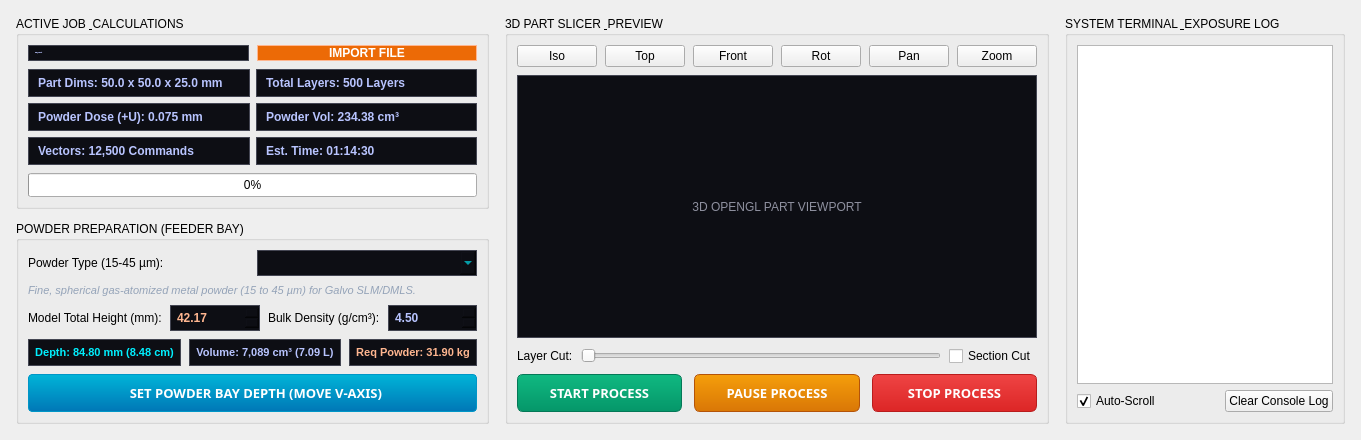
         <widget class="QWidget" name="page_dashboard">
          <layout class="QVBoxLayout" name="dashboardLayout">
           <property name="spacing">
            <number>16</number>
           </property>
           <property name="leftMargin">
            <number>16</number>
           </property>
           <property name="topMargin">
            <number>16</number>
           </property>
           <property name="rightMargin">
            <number>16</number>
           </property>
           <property name="bottomMargin">
            <number>16</number>
           </property>
           <item>
            <widget class="QWidget" name="columnsWidget" native="true">
             <layout class="QHBoxLayout" name="columnsLayout" stretch="3,5,3">
              <property name="spacing">
               <number>16</number>
              </property>
              <property name="leftMargin">
               <number>0</number>
              </property>
              <property name="topMargin">
               <number>0</number>
              </property>
              <property name="rightMargin">
               <number>0</number>
              </property>
              <property name="bottomMargin">
               <number>0</number>
              </property>
              <item>
               <widget class="QWidget" name="col1Widget" native="true">
                <layout class="QVBoxLayout" name="col1Layout">
                 <property name="spacing">
                  <number>12</number>
                 </property>
                 <property name="leftMargin">
                  <number>0</number>
                 </property>
                 <property name="topMargin">
                  <number>0</number>
                 </property>
                 <property name="rightMargin">
                  <number>0</number>
                 </property>
                 <property name="bottomMargin">
                  <number>0</number>
                 </property>
                 <item>
                  <widget class="QGroupBox" name="gb_active_job">
                   <property name="title">
                    <string>ACTIVE JOB &amp; CALCULATIONS</string>
                   </property>
                   <layout class="QVBoxLayout" name="activeJobLayout">
                    <property name="spacing">
                     <number>8</number>
                    </property>
                    <item>
                     <layout class="QHBoxLayout" name="fileRow">
                      <item>
                       <widget class="QLabel" name="lbl_active_file">
                        <property name="font">
                         <font>
                          <family>Inter</family>
                          <pointsize>-1</pointsize>
                          <bold>true</bold>
                         </font>
                        </property>
                        <property name="styleSheet">
                         <string notr="true">color: #b8c4ff; background-color: #0d0e14; border: 1px solid #444653; padding: 6px;</string>
                        </property>
                        <property name="text">
                         <string>demo_cube.stl</string>
                        </property>
                       </widget>
                      </item>
                      <item>
                       <widget class="QPushButton" name="btn_import_build">
                        <property name="styleSheet">
                         <string notr="true">background-color: #ec6a06; color: white; border: 1px solid #ffb690; font-weight: bold; border-radius: 0px;</string>
                        </property>
                        <property name="text">
                         <string>IMPORT FILE</string>
                        </property>
                       </widget>
                      </item>
                     </layout>
                    </item>
                    <item>
                     <layout class="QGridLayout" name="calcGrid">
                      <property name="spacing">
                       <number>6</number>
                      </property>
                      <item row="0" column="0">
                       <widget class="QLabel" name="lbl_calc_dims">
                        <property name="styleSheet">
                         <string notr="true">color: #b8c4ff; background-color: #0d0e14; border: 1px solid #444653; padding: 6px; font-family: 'JetBrains Mono'; font-weight: bold;</string>
                        </property>
                        <property name="text">
                         <string>Part Dims: 50.0 x 50.0 x 25.0 mm</string>
                        </property>
                       </widget>
                      </item>
                      <item row="0" column="1">
                       <widget class="QLabel" name="lbl_calc_layers">
                        <property name="styleSheet">
                         <string notr="true">color: #b8c4ff; background-color: #0d0e14; border: 1px solid #444653; padding: 6px; font-family: 'JetBrains Mono'; font-weight: bold;</string>
                        </property>
                        <property name="text">
                         <string>Total Layers: 500 Layers</string>
                        </property>
                       </widget>
                      </item>
                      <item row="1" column="0">
                       <widget class="QLabel" name="lbl_calc_dose">
                        <property name="styleSheet">
                         <string notr="true">color: #b8c4ff; background-color: #0d0e14; border: 1px solid #444653; padding: 6px; font-family: 'JetBrains Mono'; font-weight: bold;</string>
                        </property>
                        <property name="text">
                         <string>Powder Dose (+U): 0.075 mm</string>
                        </property>
                       </widget>
                      </item>
                      <item row="1" column="1">
                       <widget class="QLabel" name="lbl_calc_vol">
                        <property name="styleSheet">
                         <string notr="true">color: #b8c4ff; background-color: #0d0e14; border: 1px solid #444653; padding: 6px; font-family: 'JetBrains Mono'; font-weight: bold;</string>
                        </property>
                        <property name="text">
                         <string>Powder Vol: 234.38 cm³</string>
                        </property>
                       </widget>
                      </item>
                      <item row="2" column="0">
                       <widget class="QLabel" name="lbl_calc_vectors">
                        <property name="styleSheet">
                         <string notr="true">color: #b8c4ff; background-color: #0d0e14; border: 1px solid #444653; padding: 6px; font-family: 'JetBrains Mono'; font-weight: bold;</string>
                        </property>
                        <property name="text">
                         <string>Vectors: 12,500 Commands</string>
                        </property>
                       </widget>
                      </item>
                      <item row="2" column="1">
                       <widget class="QLabel" name="lbl_calc_time">
                        <property name="styleSheet">
                         <string notr="true">color: #b8c4ff; background-color: #0d0e14; border: 1px solid #444653; padding: 6px; font-family: 'JetBrains Mono'; font-weight: bold;</string>
                        </property>
                        <property name="text">
                         <string>Est. Time: 01:14:30</string>
                        </property>
                       </widget>
                      </item>
                     </layout>
                    </item>
                    <item>
                     <widget class="QProgressBar" name="progressBar">
                      <property name="minimumSize">
                       <size>
                        <width>0</width>
                        <height>24</height>
                       </size>
                      </property>
                      <property name="value">
                       <number>0</number>
                      </property>
                     </widget>
                    </item>
                   </layout>
                  </widget>
                 </item>
                 <item>
                  <widget class="QGroupBox" name="gb_powder_prep">
                   <property name="title">
                    <string>POWDER PREPARATION (FEEDER BAY)</string>
                   </property>
                   <layout class="QVBoxLayout" name="powderPrepLayout">
                    <property name="spacing">
                     <number>8</number>
                    </property>
                    <item>
                     <layout class="QHBoxLayout" name="powderTypeRow">
                      <item>
                       <widget class="QLabel" name="lbl_powder_type_tag">
                        <property name="text">
                         <string>Powder Type (15-45 µm):</string>
                        </property>
                       </widget>
                      </item>
                      <item>
                       <widget class="QComboBox" name="cmb_powder_type">
                        <property name="styleSheet">
                         <string notr="true">background-color: #0d0e14; border: 1px solid #444653; color: #00f0ff; padding: 4px; font-weight: bold; font-family: 'JetBrains Mono';</string>
                        </property>
                       </widget>
                      </item>
                     </layout>
                    </item>
                    <item>
                     <widget class="QLabel" name="lbl_powder_spec">
                      <property name="styleSheet">
                       <string notr="true">color: #94a3b8; font-size: 11px; font-family: 'Inter'; font-style: italic;</string>
                      </property>
                      <property name="text">
                       <string>Fine, spherical gas-atomized metal powder (15 to 45 µm) for Galvo SLM/DMLS.</string>
                      </property>
                      <property name="wordWrap">
                       <bool>true</bool>
                      </property>
                     </widget>
                    </item>
                    <item>
                     <layout class="QHBoxLayout" name="modelHeightRow">
                      <item>
                       <widget class="QLabel" name="lbl_model_height">
                        <property name="text">
                         <string>Model Total Height (mm):</string>
                        </property>
                       </widget>
                      </item>
                      <item>
                       <widget class="QDoubleSpinBox" name="dspn_model_height">
                        <property name="readOnly">
                         <bool>true</bool>
                        </property>
                        <property name="styleSheet">
                         <string notr="true">background-color: #0d0e14; border: 1px solid #444653; color: #ffb690; padding: 4px; font-weight: bold; font-family: 'JetBrains Mono';</string>
                        </property>
                        <property name="minimum">
                         <double>0.10</double>
                        </property>
                        <property name="maximum">
                         <double>250.00</double>
                        </property>
                        <property name="singleStep">
                         <double>1.00</double>
                        </property>
                        <property name="value">
                         <double>42.17</double>
                        </property>
                       </widget>
                      </item>
                      <item>
                       <widget class="QLabel" name="lbl_density_tag">
                        <property name="text">
                         <string>Bulk Density (g/cm³):</string>
                        </property>
                       </widget>
                      </item>
                      <item>
                       <widget class="QDoubleSpinBox" name="dspn_powder_density">
                        <property name="styleSheet">
                         <string notr="true">background-color: #0d0e14; border: 1px solid #444653; color: #b8c4ff; padding: 4px; font-weight: bold; font-family: 'JetBrains Mono';</string>
                        </property>
                        <property name="minimum">
                         <double>0.10</double>
                        </property>
                        <property name="maximum">
                         <double>12.00</double>
                        </property>
                        <property name="singleStep">
                         <double>0.05</double>
                        </property>
                        <property name="value">
                         <double>4.50</double>
                        </property>
                       </widget>
                      </item>
                     </layout>
                    </item>
                    <item>
                     <layout class="QHBoxLayout" name="calcSummaryRow">
                      <item>
                       <widget class="QLabel" name="lbl_calc_powder_depth">
                        <property name="styleSheet">
                         <string notr="true">color: #00f0ff; background-color: #0d0e14; border: 1px solid #444653; padding: 6px; font-family: 'JetBrains Mono'; font-weight: bold; font-size: 11px;</string>
                        </property>
                        <property name="text">
                         <string>Depth: 84.80 mm (8.48 cm)</string>
                        </property>
                        <property name="alignment">
                         <set>Qt::AlignmentFlag::AlignCenter</set>
                        </property>
                       </widget>
                      </item>
                      <item>
                       <widget class="QLabel" name="lbl_calc_powder_vol">
                        <property name="styleSheet">
                         <string notr="true">color: #b8c4ff; background-color: #0d0e14; border: 1px solid #444653; padding: 6px; font-family: 'JetBrains Mono'; font-weight: bold; font-size: 11px;</string>
                        </property>
                        <property name="text">
                         <string>Volume: 7,089 cm³ (7.09 L)</string>
                        </property>
                        <property name="alignment">
                         <set>Qt::AlignmentFlag::AlignCenter</set>
                        </property>
                       </widget>
                      </item>
                      <item>
                       <widget class="QLabel" name="lbl_calc_powder_kg">
                        <property name="styleSheet">
                         <string notr="true">color: #ffb690; background-color: #0d0e14; border: 1px solid #444653; padding: 6px; font-family: 'JetBrains Mono'; font-weight: bold; font-size: 11px;</string>
                        </property>
                        <property name="text">
                         <string>Req Powder: 31.90 kg</string>
                        </property>
                        <property name="alignment">
                         <set>Qt::AlignmentFlag::AlignCenter</set>
                        </property>
                       </widget>
                      </item>
                     </layout>
                    </item>

                    <item>
                     <widget class="QPushButton" name="btn_set_powder_depth">
                      <property name="minimumSize">
                       <size>
                        <width>0</width>
                        <height>38</height>
                       </size>
                      </property>
                      <property name="font">
                       <font>
                        <family>Inter</family>
                        <pointsize>-1</pointsize>
                        <bold>true</bold>
                       </font>
                      </property>
                      <property name="styleSheet">
                       <string notr="true">QPushButton { background: qlineargradient(x1:0, y1:0, x2:0, y2:1, stop:0 #00b4d8, stop:1 #0077b6); color: #ffffff; font-weight: bold; font-size: 13px; font-family: sans-serif; border: 1px solid #0096c7; border-radius: 4px; padding: 6px 12px; } QPushButton:hover { background: #00b4d8; } QPushButton:pressed { background: #03045e; }</string>
                      </property>
                      <property name="text">
                       <string>  SET POWDER BAY DEPTH (MOVE V-AXIS)</string>
                      </property>
                     </widget>
                    </item>
                   </layout>
                  </widget>
                 </item>
                </layout>
               </widget>
              </item>
              <item>
               <widget class="QGroupBox" name="gb_build_preview_dash">
                <property name="title">
                 <string>3D PART SLICER &amp; PREVIEW</string>
                </property>
                <layout class="QVBoxLayout" name="previewLayout">
                 <property name="spacing">
                  <number>8</number>
                 </property>
                 <item>
                  <layout class="QHBoxLayout" name="camBar">
                   <item>
                    <widget class="QPushButton" name="btn_view_iso">
                     <property name="text">
                      <string>Iso</string>
                     </property>
                    </widget>
                   </item>
                   <item>
                    <widget class="QPushButton" name="btn_view_top">
                     <property name="text">
                      <string>Top</string>
                     </property>
                    </widget>
                   </item>
                   <item>
                    <widget class="QPushButton" name="btn_view_front">
                     <property name="text">
                      <string>Front</string>
                     </property>
                    </widget>
                   </item>
                   <item>
                    <widget class="QPushButton" name="btn_rotate">
                     <property name="text">
                      <string>Rot</string>
                     </property>
                    </widget>
                   </item>
                   <item>
                    <widget class="QPushButton" name="btn_pan">
                     <property name="text">
                      <string>Pan</string>
                     </property>
                    </widget>
                   </item>
                   <item>
                    <widget class="QPushButton" name="btn_zoom">
                     <property name="text">
                      <string>Zoom</string>
                     </property>
                    </widget>
                   </item>
                  </layout>
                 </item>
                 <item>
                  <widget class="QLabel" name="lbl_3d_preview_placeholder">
                   <property name="styleSheet">
                    <string notr="true">background-color: #0d0e14; border: 1px solid #444653; color: #8e909f; font-family: 'JetBrains Mono';</string>
                   </property>
                   <property name="text">
                    <string>3D OPENGL PART VIEWPORT</string>
                   </property>
                   <property name="alignment">
                    <set>Qt::AlignmentFlag::AlignCenter</set>
                   </property>
                  </widget>
                 </item>
                 <item>
                  <layout class="QHBoxLayout" name="sliderRow">
                   <item>
                    <widget class="QLabel" name="lblSlice">
                     <property name="text">
                      <string>Layer Cut:</string>
                     </property>
                    </widget>
                   </item>
                   <item>
                    <widget class="QSlider" name="slider_layer">
                     <property name="orientation">
                      <enum>Qt::Orientation::Horizontal</enum>
                     </property>
                    </widget>
                   </item>
                   <item>
                    <widget class="QCheckBox" name="chk_section_view">
                     <property name="text">
                      <string>Section Cut</string>
                     </property>
                    </widget>
                   </item>
                  </layout>
                 </item>
                 <item>
                  <layout class="QHBoxLayout" name="processControlRow">
                   <property name="spacing">
                    <number>12</number>
                   </property>
                   <item>
                    <widget class="QPushButton" name="btn_start_process">
                     <property name="minimumSize">
                      <size>
                       <width>0</width>
                       <height>38</height>
                      </size>
                     </property>
                     <property name="styleSheet">
                      <string notr="true">QPushButton { background: qlineargradient(x1:0, y1:0, x2:0, y2:1, stop:0 #10b981, stop:1 #059669); color: #ffffff; font-weight: bold; font-size: 13px; font-family: sans-serif; border: 1px solid #047857; border-radius: 6px; padding: 6px 12px; } QPushButton:hover { background: #10b981; } QPushButton:pressed { background: #047857; }</string>
                     </property>
                     <property name="text">
                      <string>START PROCESS</string>
                     </property>
                    </widget>
                   </item>
                   <item>
                    <widget class="QPushButton" name="btn_pause_process">
                     <property name="minimumSize">
                      <size>
                       <width>0</width>
                       <height>38</height>
                      </size>
                     </property>
                     <property name="styleSheet">
                      <string notr="true">QPushButton { background: qlineargradient(x1:0, y1:0, x2:0, y2:1, stop:0 #f59e0b, stop:1 #d97706); color: #ffffff; font-weight: bold; font-size: 13px; font-family: sans-serif; border: 1px solid #b45309; border-radius: 6px; padding: 6px 12px; } QPushButton:hover { background: #f59e0b; } QPushButton:pressed { background: #b45309; }</string>
                     </property>
                     <property name="text">
                      <string>PAUSE PROCESS</string>
                     </property>
                    </widget>
                   </item>
                   <item>
                    <widget class="QPushButton" name="btn_stop_process">
                     <property name="minimumSize">
                      <size>
                       <width>0</width>
                       <height>38</height>
                      </size>
                     </property>
                     <property name="styleSheet">
                      <string notr="true">QPushButton { background: qlineargradient(x1:0, y1:0, x2:0, y2:1, stop:0 #ef4444, stop:1 #dc2626); color: #ffffff; font-weight: bold; font-size: 13px; font-family: sans-serif; border: 1px solid #b91c1c; border-radius: 6px; padding: 6px 12px; } QPushButton:hover { background: #ef4444; } QPushButton:pressed { background: #b91c1c; }</string>
                     </property>
                     <property name="text">
                      <string>STOP PROCESS</string>
                     </property>
                    </widget>
                   </item>
                  </layout>
                 </item>
                </layout>
               </widget>
              </item>
              <item>
               <widget class="QGroupBox" name="gb_console_log">
                <property name="title">
                 <string>SYSTEM TERMINAL &amp; EXPOSURE LOG</string>
                </property>
                <layout class="QVBoxLayout" name="logLayout">
                 <item>
                  <widget class="QTextEdit" name="textEdit">
                   <property name="readOnly">
                    <bool>true</bool>
                   </property>
                  </widget>
                 </item>
                 <item>
                  <layout class="QHBoxLayout" name="logBtnRow">
                   <item>
                    <widget class="QCheckBox" name="checkBox">
                     <property name="text">
                      <string>Auto-Scroll</string>
                     </property>
                     <property name="checked">
                      <bool>true</bool>
                     </property>
                    </widget>
                   </item>
                   <item>
                    <spacer name="logSpacer">
                     <property name="orientation">
                      <enum>Qt::Orientation::Horizontal</enum>
                     </property>
                     <property name="sizeHint" stdset="0">
                      <size>
                       <width>40</width>
                       <height>20</height>
                      </size>
                     </property>
                    </spacer>
                   </item>
                   <item>
                    <widget class="QPushButton" name="pushButton">
                     <property name="text">
                      <string>Clear Console Log</string>
                     </property>
                    </widget>
                   </item>
                  </layout>
                 </item>
                </layout>
               </widget>
              </item>
             </layout>
            </widget>
           </item>
          </layout>
         </widget>
